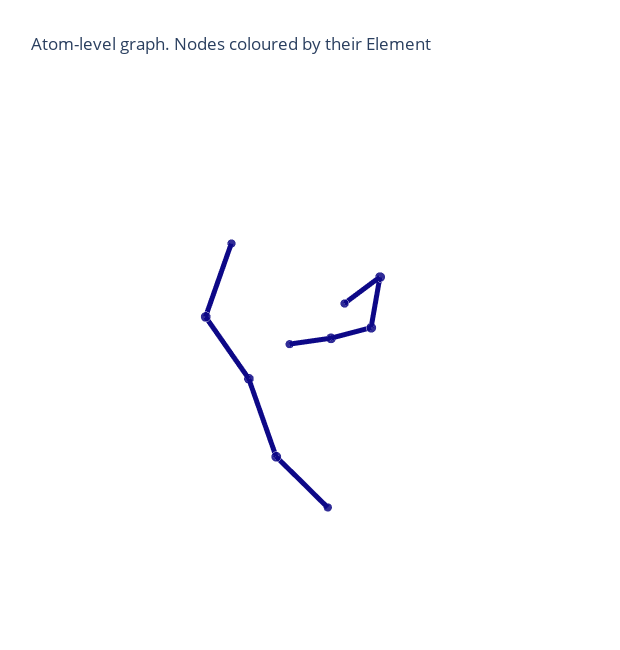

The notebook cell saved with this chart:
### Code cell
graph_mutated2 = construct_graph(config=config,pdb_path="dataset_3/raw/temp/0_mutated_interface.pdb")
p = plotly_protein_structure_graph(
    graph_mutated2,
    colour_edges_by="kind",
    colour_nodes_by="element_symbol",
    label_node_ids=False,
    node_size_min=5,
    node_alpha=0.85,
    node_size_multiplier=1,
    plot_title="Atom-level graph. Nodes coloured by their Element"
    )
p.show()

### Figure 1 — Plotly figure (JSON) as saved in the notebook; plotly's stock layout.template omitted (floating-point values rounded to 4 significant figures)
{"data": [{"hoverinfo": "text+x+y+z", "marker": {"color": [[0.05038, 0.0298, 0.528, 1], [0.05038, 0.0298, 0.528, 1], [0.05038, 0.0298, 0.528, 1], [0.05038, 0.0298, 0.528, 1], [0.05038, 0.0298, 0.528, 1], [0.05038, 0.0298, 0.528, 1], [0.05038, 0.0298, 0.528, 1], [0.05038, 0.0298, 0.528, 1], [0.05038, 0.0298, 0.528, 1], [0.05038, 0.0298, 0.528, 1]], "opacity": 0.85, "size": [6, 7, 7, 7, 6, 6, 7, 7, 7, 6], "symbol": "circle"}, "mode": "markers", "text": ["A:THR:259", "A:LEU:260", "A:TRP:261", "A:ILE:262", "A:TRP:263", "B:SER:87", "B:PRO:88", "B:TRP:89", "B:PRO:90", "B:PRO:91"], "type": "scatter3d", "x": [26.69, 28.14, 26.76, 28.03, 25.08, 18.27, 14.51, 14.61, 15.01, 16.89], "y": [8.458, 6.842, 3.592, 2.729, 0.902, 1.653, 1.122, 0.825, -2.279, -4.466], "z": [33.26, 36.37, 37.8, 41.28, 42.88, 37.11, 37.08, 33.29, 31.09, 30.43]}, {"hoverinfo": "text", "line": {"color": [[0.05038, 0.0298, 0.528, 1], [0.05038, 0.0298, 0.528, 1], [0.05038, 0.0298, 0.528, 1], [0.05038, 0.0298, 0.528, 1], [0.05038, 0.0298, 0.528, 1], [0.05038, 0.0298, 0.528, 1], [0.05038, 0.0298, 0.528, 1], [0.05038, 0.0298, 0.528, 1], [0.05038, 0.0298, 0.528, 1], [0.05038, 0.0298, 0.528, 1], [0.05038, 0.0298, 0.528, 1], [0.05038, 0.0298, 0.528, 1], [0.05038, 0.0298, 0.528, 1], [0.05038, 0.0298, 0.528, 1], [0.05038, 0.0298, 0.528, 1], [0.05038, 0.0298, 0.528, 1], [0.05038, 0.0298, 0.528, 1], [0.05038, 0.0298, 0.528, 1], [0.05038, 0.0298, 0.528, 1], [0.05038, 0.0298, 0.528, 1], [0.05038, 0.0298, 0.528, 1], [0.05038, 0.0298, 0.528, 1], [0.05038, 0.0298, 0.528, 1], [0.05038, 0.0298, 0.528, 1]], "width": 10}, "mode": "lines", "text": ["peptide_bond", "peptide_bond", "peptide_bond", "peptide_bond", "peptide_bond", "peptide_bond", "peptide_bond", "peptide_bond", "peptide_bond", "peptide_bond", "peptide_bond", "peptide_bond", "peptide_bond", "peptide_bond", "peptide_bond", "peptide_bond", "peptide_bond", "peptide_bond", "peptide_bond", "peptide_bond", "peptide_bond", "peptide_bond", "peptide_bond", "peptide_bond"], "type": "scatter3d", "x": [26.69, 28.14, null, 28.14, 26.76, null, 26.76, 28.03, null, 28.03, 25.08, null, 18.27, 14.51, null, 14.51, 14.61, null, 14.61, 15.01, null, 15.01, 16.89, null], "y": [8.458, 6.842, null, 6.842, 3.592, null, 3.592, 2.729, null, 2.729, 0.902, null, 1.653, 1.122, null, 1.122, 0.825, null, 0.825, -2.279, null, -2.279, -4.466, null], "z": [33.26, 36.37, null, 36.37, 37.8, null, 37.8, 41.28, null, 41.28, 42.88, null, 37.11, 37.08, null, 37.08, 33.29, null, 33.29, 31.09, null, 31.09, 30.43, null]}], "layout": {"height": 650, "margin": {"t": 100}, "scene": {"xaxis": {"showbackground": false, "showgrid": false, "showline": false, "showticklabels": false, "title": {"text": ""}, "zeroline": false}, "yaxis": {"showbackground": false, "showgrid": false, "showline": false, "showticklabels": false, "title": {"text": ""}, "zeroline": false}, "zaxis": {"showbackground": false, "showgrid": false, "showline": false, "showticklabels": false, "title": {"text": ""}, "zeroline": false}}, "showlegend": false, "title": {"text": "Atom-level graph. Nodes coloured by their Element"}, "width": 620}}
